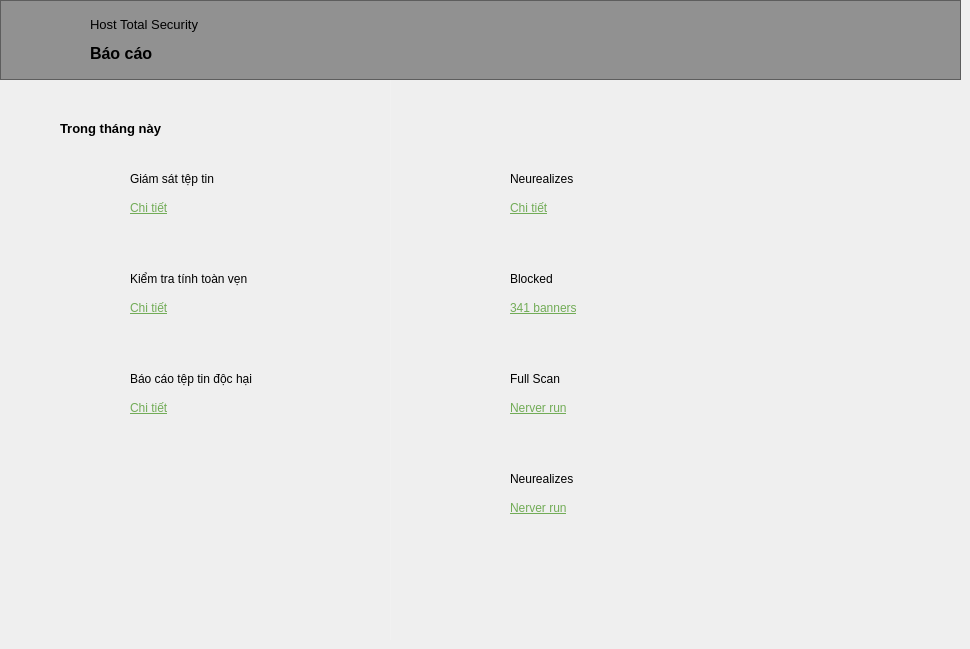
    <widget class="QWidget" name="page_20">
     <widget class="QFrame" name="frame_25">
      <property name="geometry">
       <rect>
        <x>0</x>
        <y>0</y>
        <width>961</width>
        <height>80</height>
       </rect>
      </property>
      <property name="styleSheet">
       <string notr="true">#frame_25{
background: rgba(51,51,51,0.5);
}</string>
      </property>
      <property name="frameShape">
       <enum>QFrame::StyledPanel</enum>
      </property>
      <property name="frameShadow">
       <enum>QFrame::Raised</enum>
      </property>
      <widget class="QLabel" name="backHome10">
       <property name="geometry">
        <rect>
         <x>10</x>
         <y>10</y>
         <width>60</width>
         <height>60</height>
        </rect>
       </property>
       <property name="cursor">
        <cursorShape>PointingHandCursor</cursorShape>
       </property>
       <property name="text">
        <string/>
       </property>
       <property name="pixmap">
        <pixmap>icon/arrowhead_left.png</pixmap>
       </property>
      </widget>
      <widget class="QLabel" name="label_202">
       <property name="geometry">
        <rect>
         <x>90</x>
         <y>10</y>
         <width>231</width>
         <height>61</height>
        </rect>
       </property>
       <property name="text">
        <string>&lt;html&gt;&lt;head/&gt;&lt;body&gt;&lt;p&gt;&lt;span style=&quot; font-size:10pt;&quot;&gt;Host Total Security&lt;/span&gt;&lt;/p&gt;&lt;p&gt;&lt;span style=&quot; font-size:12pt; font-weight:600;&quot;&gt;Báo cáo&lt;/span&gt;&lt;/p&gt;&lt;/body&gt;&lt;/html&gt;</string>
       </property>
      </widget>
     </widget>
     <widget class="QWidget" name="today" native="true">
      <property name="geometry">
       <rect>
        <x>30</x>
        <y>80</y>
        <width>361</width>
        <height>560</height>
       </rect>
      </property>
      <property name="styleSheet">
       <string notr="true">#today {
border-right: 1px solid rgba(255,255,255,0.1);
}</string>
      </property>
      <widget class="QLabel" name="label_9">
       <property name="geometry">
        <rect>
         <x>30</x>
         <y>40</y>
         <width>121</width>
         <height>17</height>
        </rect>
       </property>
       <property name="text">
        <string>&lt;html&gt;&lt;head/&gt;&lt;body&gt;&lt;p&gt;&lt;span style=&quot; font-size:10pt; font-weight:600;&quot;&gt;Trong tháng này&lt;/span&gt;&lt;/p&gt;&lt;/body&gt;&lt;/html&gt;</string>
       </property>
      </widget>
      <widget class="QWidget" name="widget_62" native="true">
       <property name="geometry">
        <rect>
         <x>20</x>
         <y>170</y>
         <width>311</width>
         <height>81</height>
        </rect>
       </property>
       <widget class="QLabel" name="show_table_report_integrity">
        <property name="geometry">
         <rect>
          <x>80</x>
          <y>50</y>
          <width>81</width>
          <height>17</height>
         </rect>
        </property>
        <property name="cursor">
         <cursorShape>PointingHandCursor</cursorShape>
        </property>
        <property name="text">
         <string>&lt;html&gt;&lt;head/&gt;&lt;body&gt;&lt;p&gt;&lt;span style=&quot; text-decoration: underline; color:#72ac57;&quot;&gt;Chi tiết&lt;/span&gt;&lt;/p&gt;&lt;/body&gt;&lt;/html&gt;</string>
        </property>
       </widget>
       <widget class="QLabel" name="label_349">
        <property name="geometry">
         <rect>
          <x>80</x>
          <y>20</y>
          <width>161</width>
          <height>17</height>
         </rect>
        </property>
        <property name="text">
         <string>Kiểm tra tính toàn vẹn</string>
        </property>
       </widget>
       <widget class="QLabel" name="label_350">
        <property name="geometry">
         <rect>
          <x>10</x>
          <y>20</y>
          <width>50</width>
          <height>50</height>
         </rect>
        </property>
        <property name="text">
         <string/>
        </property>
        <property name="pixmap">
         <pixmap>icon/antivirus2.png</pixmap>
        </property>
        <property name="scaledContents">
         <bool>true</bool>
        </property>
       </widget>
      </widget>
      <widget class="QWidget" name="widget_63" native="true">
       <property name="geometry">
        <rect>
         <x>20</x>
         <y>70</y>
         <width>311</width>
         <height>81</height>
        </rect>
       </property>
       <widget class="QLabel" name="show_table_report_monitor">
        <property name="geometry">
         <rect>
          <x>80</x>
          <y>50</y>
          <width>81</width>
          <height>17</height>
         </rect>
        </property>
        <property name="cursor">
         <cursorShape>PointingHandCursor</cursorShape>
        </property>
        <property name="text">
         <string>&lt;html&gt;&lt;head/&gt;&lt;body&gt;&lt;p&gt;&lt;span style=&quot; text-decoration: underline; color:#72ac57;&quot;&gt;Chi tiết&lt;/span&gt;&lt;/p&gt;&lt;/body&gt;&lt;/html&gt;</string>
        </property>
       </widget>
       <widget class="QLabel" name="label_352">
        <property name="geometry">
         <rect>
          <x>80</x>
          <y>20</y>
          <width>201</width>
          <height>17</height>
         </rect>
        </property>
        <property name="text">
         <string>Giám sát tệp tin</string>
        </property>
       </widget>
       <widget class="QLabel" name="label_353">
        <property name="geometry">
         <rect>
          <x>10</x>
          <y>20</y>
          <width>50</width>
          <height>50</height>
         </rect>
        </property>
        <property name="text">
         <string/>
        </property>
        <property name="pixmap">
         <pixmap>icon/white_list.png</pixmap>
        </property>
        <property name="scaledContents">
         <bool>true</bool>
        </property>
       </widget>
      </widget>
      <widget class="QWidget" name="widget_69" native="true">
       <property name="geometry">
        <rect>
         <x>20</x>
         <y>270</y>
         <width>311</width>
         <height>81</height>
        </rect>
       </property>
       <widget class="QLabel" name="show_table_report_virus">
        <property name="geometry">
         <rect>
          <x>80</x>
          <y>50</y>
          <width>61</width>
          <height>17</height>
         </rect>
        </property>
        <property name="cursor">
         <cursorShape>PointingHandCursor</cursorShape>
        </property>
        <property name="text">
         <string>&lt;html&gt;&lt;head/&gt;&lt;body&gt;&lt;p&gt;&lt;span style=&quot; text-decoration: underline; color:#72ac57;&quot;&gt;Chi tiết&lt;/span&gt;&lt;/p&gt;&lt;/body&gt;&lt;/html&gt;</string>
        </property>
       </widget>
       <widget class="QLabel" name="label_370">
        <property name="geometry">
         <rect>
          <x>80</x>
          <y>20</y>
          <width>151</width>
          <height>17</height>
         </rect>
        </property>
        <property name="text">
         <string>Báo cáo tệp tin độc hại</string>
        </property>
       </widget>
       <widget class="QLabel" name="label_397">
        <property name="geometry">
         <rect>
          <x>10</x>
          <y>20</y>
          <width>50</width>
          <height>50</height>
         </rect>
        </property>
        <property name="text">
         <string/>
        </property>
        <property name="pixmap">
         <pixmap>icon/antivirus2.png</pixmap>
        </property>
        <property name="scaledContents">
         <bool>true</bool>
        </property>
       </widget>
      </widget>
     </widget>
     <widget class="QWidget" name="widget_19" native="true">
      <property name="geometry">
       <rect>
        <x>410</x>
        <y>80</y>
        <width>361</width>
        <height>560</height>
       </rect>
      </property>
      <property name="styleSheet">
       <string notr="true"/>
      </property>
      <widget class="QWidget" name="widget_70" native="true">
       <property name="geometry">
        <rect>
         <x>20</x>
         <y>170</y>
         <width>311</width>
         <height>81</height>
        </rect>
       </property>
       <widget class="QLabel" name="label_372">
        <property name="geometry">
         <rect>
          <x>80</x>
          <y>50</y>
          <width>141</width>
          <height>17</height>
         </rect>
        </property>
        <property name="cursor">
         <cursorShape>PointingHandCursor</cursorShape>
        </property>
        <property name="text">
         <string>&lt;html&gt;&lt;head/&gt;&lt;body&gt;&lt;p&gt;&lt;span style=&quot; text-decoration: underline; color:#72ac57;&quot;&gt;341 banners&lt;/span&gt;&lt;/p&gt;&lt;/body&gt;&lt;/html&gt;</string>
        </property>
       </widget>
       <widget class="QLabel" name="label_373">
        <property name="geometry">
         <rect>
          <x>80</x>
          <y>20</y>
          <width>91</width>
          <height>17</height>
         </rect>
        </property>
        <property name="text">
         <string>Blocked</string>
        </property>
       </widget>
       <widget class="QLabel" name="label_374">
        <property name="geometry">
         <rect>
          <x>10</x>
          <y>20</y>
          <width>50</width>
          <height>50</height>
         </rect>
        </property>
        <property name="text">
         <string/>
        </property>
        <property name="pixmap">
         <pixmap>icon/antivirus2.png</pixmap>
        </property>
        <property name="scaledContents">
         <bool>true</bool>
        </property>
       </widget>
      </widget>
      <widget class="QWidget" name="widget_71" native="true">
       <property name="geometry">
        <rect>
         <x>20</x>
         <y>270</y>
         <width>311</width>
         <height>81</height>
        </rect>
       </property>
       <widget class="QLabel" name="label_375">
        <property name="geometry">
         <rect>
          <x>80</x>
          <y>50</y>
          <width>191</width>
          <height>17</height>
         </rect>
        </property>
        <property name="cursor">
         <cursorShape>PointingHandCursor</cursorShape>
        </property>
        <property name="text">
         <string>&lt;html&gt;&lt;head/&gt;&lt;body&gt;&lt;p&gt;&lt;span style=&quot; text-decoration: underline; color:#72ac57;&quot;&gt;Nerver run&lt;/span&gt;&lt;/p&gt;&lt;/body&gt;&lt;/html&gt;</string>
        </property>
       </widget>
       <widget class="QLabel" name="label_376">
        <property name="geometry">
         <rect>
          <x>80</x>
          <y>20</y>
          <width>91</width>
          <height>17</height>
         </rect>
        </property>
        <property name="text">
         <string>Full Scan</string>
        </property>
       </widget>
       <widget class="QLabel" name="label_377">
        <property name="geometry">
         <rect>
          <x>10</x>
          <y>20</y>
          <width>50</width>
          <height>50</height>
         </rect>
        </property>
        <property name="text">
         <string/>
        </property>
        <property name="pixmap">
         <pixmap>icon/white_list.png</pixmap>
        </property>
        <property name="scaledContents">
         <bool>true</bool>
        </property>
       </widget>
      </widget>
      <widget class="QWidget" name="widget_72" native="true">
       <property name="geometry">
        <rect>
         <x>20</x>
         <y>370</y>
         <width>311</width>
         <height>81</height>
        </rect>
       </property>
       <widget class="QLabel" name="label_378">
        <property name="geometry">
         <rect>
          <x>80</x>
          <y>50</y>
          <width>181</width>
          <height>17</height>
         </rect>
        </property>
        <property name="cursor">
         <cursorShape>PointingHandCursor</cursorShape>
        </property>
        <property name="text">
         <string>&lt;html&gt;&lt;head/&gt;&lt;body&gt;&lt;p&gt;&lt;span style=&quot; text-decoration: underline; color:#72ac57;&quot;&gt;Nerver run&lt;/span&gt;&lt;/p&gt;&lt;/body&gt;&lt;/html&gt;</string>
        </property>
       </widget>
       <widget class="QLabel" name="label_379">
        <property name="geometry">
         <rect>
          <x>80</x>
          <y>20</y>
          <width>91</width>
          <height>17</height>
         </rect>
        </property>
        <property name="text">
         <string>Neurealizes</string>
        </property>
       </widget>
       <widget class="QLabel" name="label_380">
        <property name="geometry">
         <rect>
          <x>10</x>
          <y>20</y>
          <width>50</width>
          <height>50</height>
         </rect>
        </property>
        <property name="text">
         <string/>
        </property>
        <property name="pixmap">
         <pixmap>icon/frame_rate.png</pixmap>
        </property>
        <property name="scaledContents">
         <bool>true</bool>
        </property>
       </widget>
      </widget>
      <widget class="QWidget" name="widget_61" native="true">
       <property name="geometry">
        <rect>
         <x>20</x>
         <y>70</y>
         <width>311</width>
         <height>81</height>
        </rect>
       </property>
       <widget class="QLabel" name="change_show_report_list">
        <property name="geometry">
         <rect>
          <x>80</x>
          <y>50</y>
          <width>151</width>
          <height>17</height>
         </rect>
        </property>
        <property name="cursor">
         <cursorShape>PointingHandCursor</cursorShape>
        </property>
        <property name="styleSheet">
         <string notr="true"/>
        </property>
        <property name="text">
         <string>&lt;html&gt;&lt;head/&gt;&lt;body&gt;&lt;p&gt;&lt;span style=&quot; text-decoration: underline; color:#72ac57;&quot;&gt;Chi tiết&lt;/span&gt;&lt;/p&gt;&lt;/body&gt;&lt;/html&gt;</string>
        </property>
       </widget>
       <widget class="QLabel" name="label_144">
        <property name="geometry">
         <rect>
          <x>80</x>
          <y>20</y>
          <width>91</width>
          <height>17</height>
         </rect>
        </property>
        <property name="text">
         <string>Neurealizes</string>
        </property>
       </widget>
       <widget class="QLabel" name="label_91">
        <property name="geometry">
         <rect>
          <x>10</x>
          <y>20</y>
          <width>50</width>
          <height>50</height>
         </rect>
        </property>
        <property name="text">
         <string/>
        </property>
        <property name="pixmap">
         <pixmap>icon/aed.png</pixmap>
        </property>
        <property name="scaledContents">
         <bool>true</bool>
        </property>
       </widget>
      </widget>
     </widget>
    </widget>
